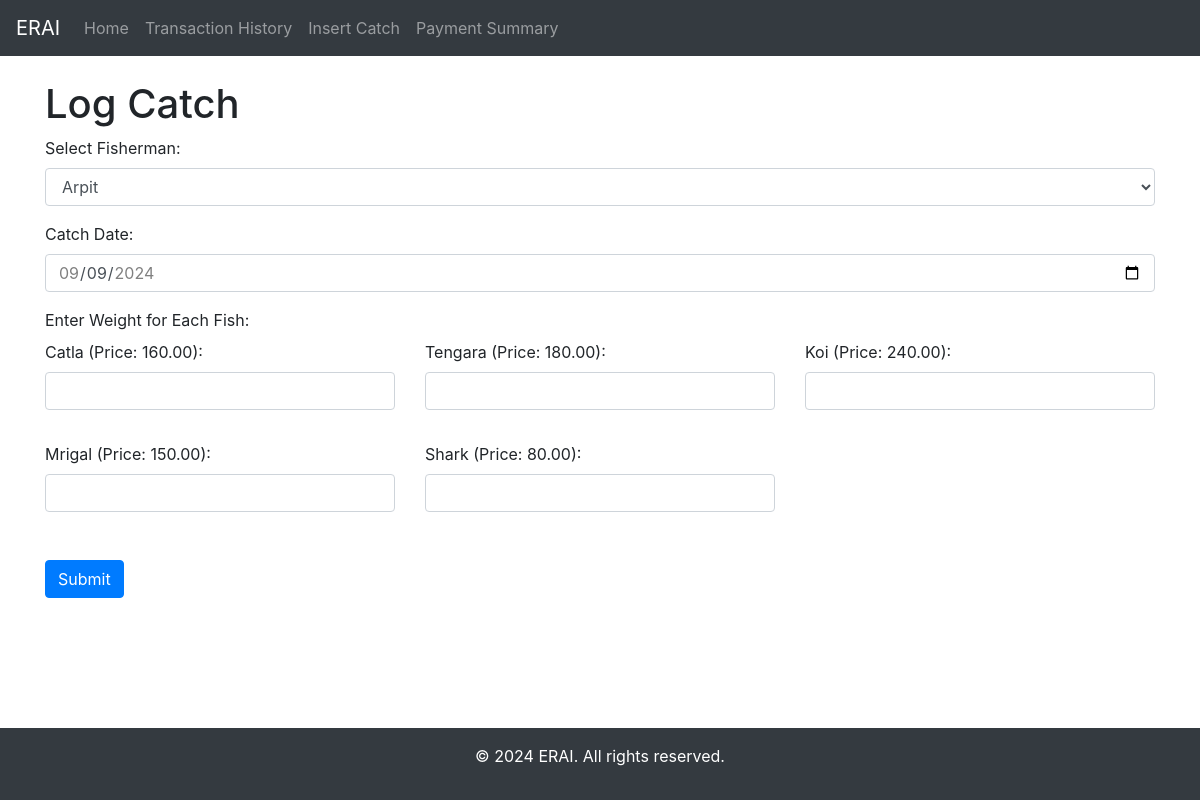
The page /log_catch/ on the database as committed earlier.
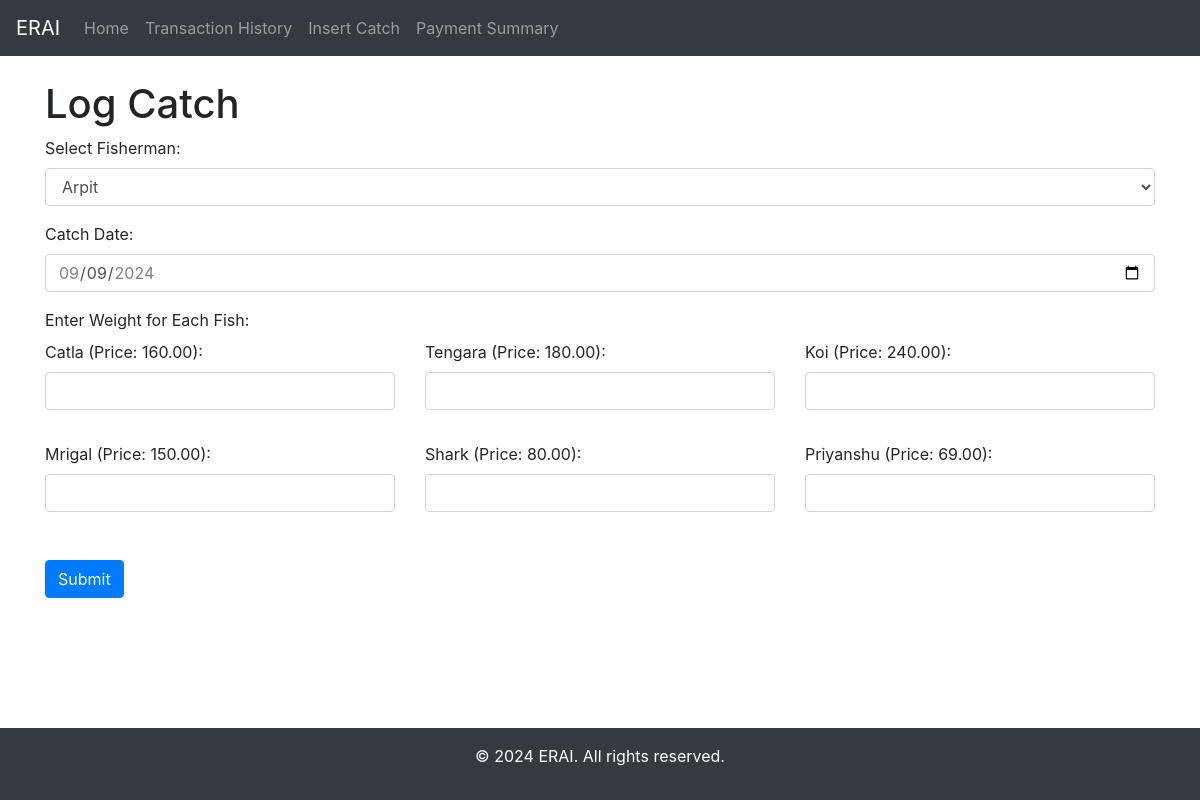
The same page on the database as committed later.
### myApp/models.py (models this page shows, shortened)
class Fish(models.Model):
    name = models.CharField(max_length=255)
    price = models.DecimalField(max_digits=10, decimal_places=2)
    royalty_amount = models.DecimalField(max_digits=10, decimal_places=2, default=0.00)

### myApp/views.py (the view)
# urls.py: path('log_catch/', log_catch, name='log_catch'),
def log_catch(request):
    if request.method == 'POST':
        fisherman_id = request.POST.get('fisherman')
        fisherman = Fisherman.objects.get(id=fisherman_id)
        fish_ids = [fish.id for fish in Fish.objects.all()]
        for fish_id in fish_ids:
            weight = request.POST.get(f'weight_{fish_id}')
            if weight and float(weight) > 0:
                fish = Fish.objects.get(id=fish_id)
                Catch.objects.create(
                    fisherman=fisherman,
                    fish=fish,
                    catch_date=timezone.now().date(),
                    weight=weight,
                    is_paid=False
                )
        messages.success(request, "Catch successfully logged.")
        return redirect("log_catch")
    else:
        fishermen = Fisherman.objects.all()
        fish_list = Fish.objects.all()
        return render(request, 'catchByFisherman.html', {'fishermen': fishermen, 'fish_list': fish_list})

### myApp/templates/catchByFisherman.html (shortened to what this page needs)
{% extends 'base.html' %}
{% block content %}
    <h1>Log Catch</h1>
    <form method="post" action="{% url 'log_catch' %}">
        <div class="form-group">
            <label for="fisherman">Select Fisherman:</label>
            <select name="fisherman" id="fisherman" class="form-control" required>
                {% for fisherman in fishermen %}
                    <option value="{{ fisherman.id }}">{{ fisherman.name }}</option>
                {% endfor %}
            </select>
        </div>
        <div class="form-group">
            <label for="catch_date">Catch Date:</label>
            <input type="date" id="catch_date" name="catch_date" class="form-control" required>
        </div>
        <div class="form-group">
            <label for="fish_weights">Enter Weight for Each Fish:</label>
            <div class="row" id="fish_weights">
                {% for fish in fish_list %}
                    <div class="col-md-4 mb-3">
                        <div class="form-group">
                            <label for="weight_{{ fish.id }}">{{ fish.name }} (Price: {{ fish.price }}):</label>
                            <input type="number" name="weight_{{ fish.id }}" id="weight_{{ fish.id }}" class="form-control" step="0.01" min="0">
                        </div>
                    </div>
                {% endfor %}
            </div>
        </div>
        <button type="submit" class="btn btn-primary">Submit</button>
    </form>
{% endblock %}

Rows that differ between the two databases and show on the page:
added Fish: name "Priyanshu", price "69.00"
